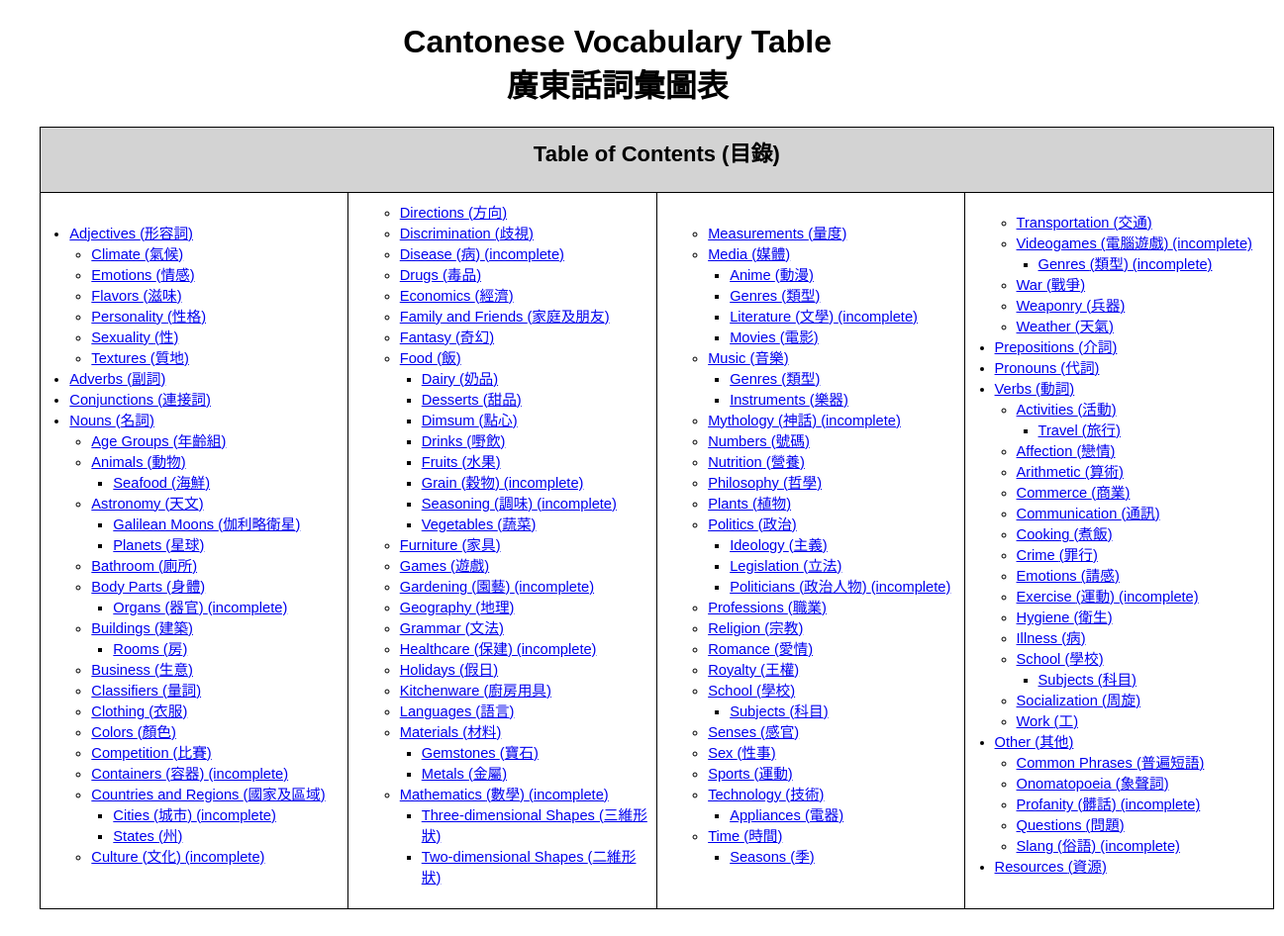
The app's page /pages/homepage.php, older data.
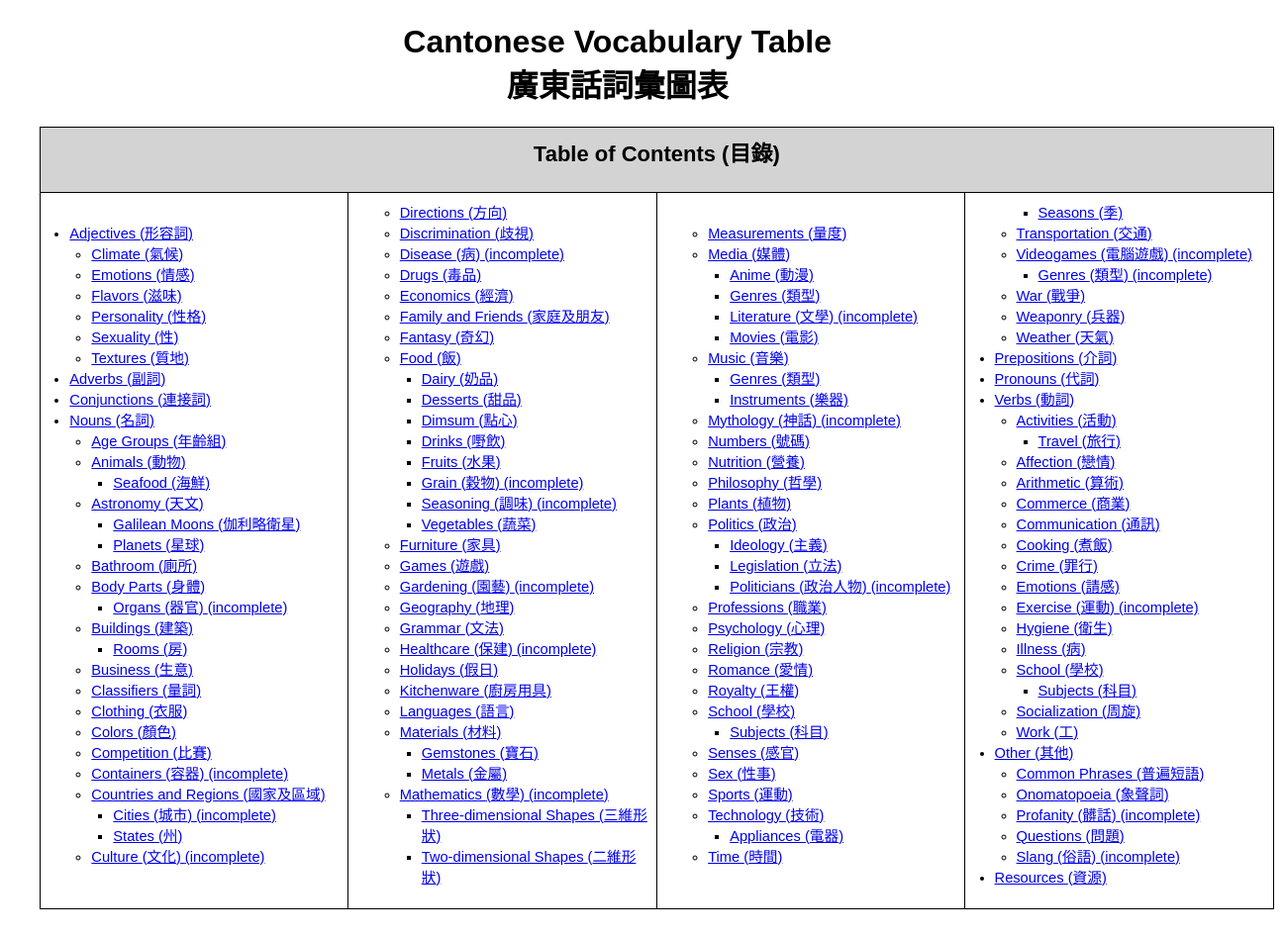
The same page, newer data.
### tables this page shows
CREATE TABLE "categories" (
	"name"	TEXT NOT NULL,
	"chinese"	TEXT NOT NULL,
	"parent"	TEXT,
	"parent2"	TEXT,
	"incomplete"	INTEGER DEFAULT 0,
	PRIMARY KEY("name","parent","parent2")
);

### pages/homepage.php (the view, shortened to what this page needs)
<?php
function print_categories($categories, $count = 1, $tab = 0) {
  $db = new SQLite3('../database/database.db');
  $res = $db -> query("SELECT COUNT(*) FROM categories");
  $total_categories= $res -> fetchArray()[0];
  $is_head = $count == 1;
  if ($is_head) {
    echo "<td><ul>";
  }
  while ($row = $categories -> fetchArray()) {
    $name = $row["name"];
    $chinese = $row["chinese"];
    $parent = $row["parent"];
    $parent2 = $row["parent2"];
    $incomplete = $row["incomplete"];
    $dividing_indices = array();
    $columns = 4;
    for ($i = 1; $i < $columns; $i++) {
      $dividing_index = (floor($total_categories / $columns) * $i) + 1;
      array_push($dividing_indices, $dividing_index);
    }
    if (in_array($count, $dividing_indices)) {
        echo "</ul></td>\n<td><ul>";
    }
    $head = "        " . str_repeat("<ul>", $tab) . "<li>";
    $tail = "</li>" . str_repeat("</ul>", $tab);
    $incomplete_tag = ($incomplete ? "(incomplete)" : "");
    $category_vars = "name=$name&parent=$parent&parent2=$parent2&chinese=$chinese";
    echo "$head<a href='category.php?$category_vars'>$name ($chinese) $incomplete_tag</a>$tail\n";
    $res = $db -> query("SELECT COUNT(*) FROM categories WHERE parent is '$name'");
    $has_subcategories = $res -> fetchArray()[0] != 0;
    if ($has_subcategories) {
      $subcategories = $db -> query("SELECT * FROM categories WHERE parent is '$name'
                                     ORDER BY name");
      $count = print_categories($subcategories, $count + 1, $tab + 1);
    }
    else {
      $count += 1;
    }
  }
  $is_tail = $count == $total_categories;
  return $count;
}
?>
<html>
<head>
  <link rel="stylesheet" type="text/css" href="../assets/master.css">
</head>
<body>
  <h1>Cantonese Vocabulary Table<br>廣東話詞彙圖表</h1>
  <form method="GET">
    <table class="table-of-contents">
      <tr>
        <td class="heading" colspan="4"><h2>Table of Contents (目錄)</h2></td>
      </tr>
      <tr>
        <?php
        $db = new SQLite3('../database/database.db');
        $categories = $db -> query("SELECT * FROM categories WHERE parent IS NULL");
        print_categories($categories);
        ?>
      </tr>
    </table>
  </form>
</body>
</html>

### assets/master.css (style rules this page uses)
body { padding: 1em 0em 2em 2em; width: 90%; font-family: sans-serif; }
.table-of-contents { font-size: 11pt; width: 85em; }
.table-of-contents .heading { background-color: lightgray; }
.table-of-contents ul { vertical-align: top; text-align: left; padding-left: 1.5em; }
h1, h2, h3 { text-align: center; }
table { margin: auto; font-size: 12 pt; margin-bottom: 4em; }
table, th, td { border: 1px solid black; border-collapse: collapse; width: 50em; }
th, td { padding: 0.5em; text-align: center; }

Row changes from the older to the newer data that the page shows:
added categories: name "Psychology", chinese "心理", shown under "Nouns"
